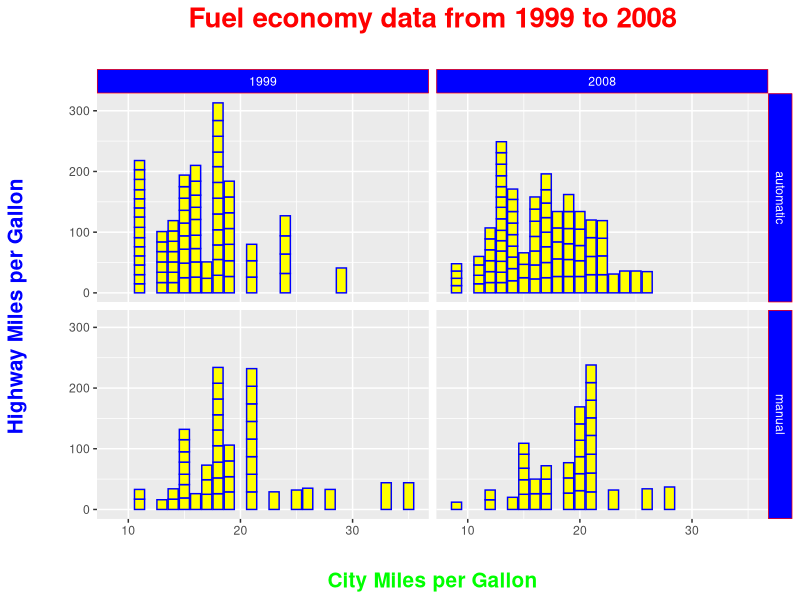

Here is the R script that generated this plot:

library(magrittr)
library(dplyr)
library(tidyverse)
#Dataset: mpg
data<-ggplot2::mpg
help("mpg")
#a
data$Transmission <- ifelse(startsWith(data$trans, 'a'), "automatic", "manual")

#b to h
g <- ggplot(data, aes(x=cty, y=hwy)) +
  ggtitle("Fuel economy data from 1999 to 2008") +
  xlab("City Miles per Gallon") +
  ylab("Highway Miles per Gallon")+
  facet_grid(Transmission ~ year) +
  theme(strip.background = element_rect(fill="blue", color = "red")) +
  theme(strip.text = element_text(color = "white"))+
  geom_col(color="blue", fill="yellow") + 
  theme (
  plot.title = element_text(color = "Red", size = 20, face = "bold", margin = margin(t = 0, r = 0, b = 25, l = 0), hjust = 0.5),
  axis.title.x = element_text(color="green", size=15, face="bold", margin = margin(t = 25, r = 0, b = 0, l = 0)),
  axis.title.y = element_text(color="blue", size=15, face="bold", margin = margin(t = 0, r = 30, b = 0, l = 0))
)

